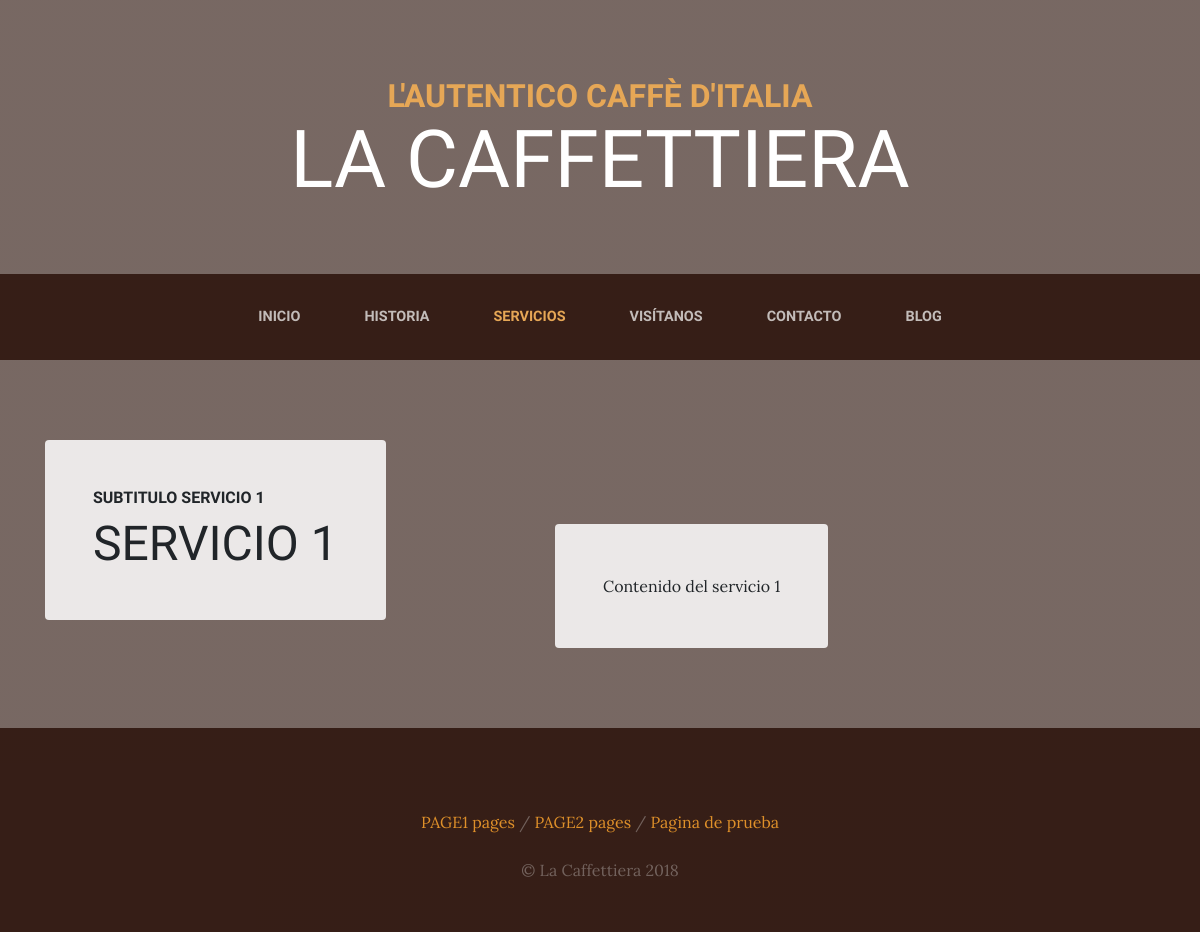
Page /services/ on the committed database.
### app0Bservices/models.py (models this page shows, shortened)
class Service(models.Model):
    title = models.CharField(max_length=200, verbose_name="Titulo")
    subtitle= models.CharField(max_length=200, verbose_name="Subtitulo")
    content = models.TextField(verbose_name="Contenido")
    image = models.ImageField(verbose_name="Imagen", upload_to='services')
    created = models.DateTimeField(auto_now_add=True, verbose_name="Fecha de creacion")
    updated = models.DateTimeField(auto_now=True, verbose_name="Fecha de edicion")
    class Meta:
        verbose_name = 'servicio'
        verbose_name_plural = 'servicios'
        ordering = ['-created']

### pages/models.py (models this page shows, shortened)
class Page(models.Model):
    title = models.CharField(verbose_name="Título", max_length=200)
    content = RichTextField(verbose_name="Contenido")
    order = models.SmallIntegerField(verbose_name="Orden", default=0)
    created = models.DateTimeField(auto_now_add=True, verbose_name="Fecha de creación")
    updated = models.DateTimeField(auto_now=True, verbose_name="Fecha de edición")
    class Meta:
        verbose_name = "página"
        verbose_name_plural = "páginas"
        ordering = ['order', 'title']

### app0Bservices/views.py (the view)
# urls.py: path('',views.services, name="services"),
def services(request):
    services = Service.objects.all()
    return render(request, "services.html",
                    {'services':services})

### app0Bsocial/processors.py (called while the page is built)
def contex_dict(request):
    context = {}
    links = Link.objects.all()
    for link in links:
        context[link.key] = link.url
    return context

### pages/templatetags/pages_extras.py (called while the page is built)
@register.simple_tag
def get_page_list():
    pages = Page.objects.all()
    return pages

### app0Bservices/templates/services.html (shortened to what this page needs)
{% extends 'core/coffebase.html' %}
{% load static %}
{% block content %}
{%for service in services %}
<section class="page-section">
  <div class="container">
    <div class="product-item">
      <div class="product-item-title d-flex">
        <div class="bg-faded p-5 d-flex mr-auto rounded">
          <h2 class="section-heading mb-0">
            <span class="section-heading-upper">{{service.subtitle}}</span>
            <span class="section-heading-lower">{{service.title}}</span>
          </h2>
        </div>
      </div>
      <div class="product-item-description d-flex ml-auto">
        <div class="bg-faded p-5 rounded">
          <p class="mb-0">{{service.content}}</p>
        </div>
      </div>
    </div>
  </div>
</section>
{% endfor %}
{% endblock %}

### core/templates/core/coffebase.html (shortened to what this page needs)
<!DOCTYPE html>
<html lang="es">
  <head>
    {% load static %}
    <link href="{% static 'core/vendor/bootstrap/css/bootstrap.min.css' %}" rel="stylesheet">
    <link href="{% static 'core/vendor/font-awesome/css/font-awesome.min.css' %}" rel="stylesheet" type="text/css">
    <link href="{% static 'core/css/business-casual.css' %}" rel="stylesheet">
  </head>
  <body>
    <h1 class="site-heading text-center text-white d-none d-lg-block">
      <span class="site-heading-upper text-primary mb-3">L'autentico caffè d'italia</span>
      <span class="site-heading-lower">La Caffettiera</span>
    </h1>
    <nav class="navbar navbar-expand-lg navbar-dark py-lg-4" id="mainNav">
      <div class="container">
        <div class="collapse navbar-collapse" id="navbarResponsive">
          <ul class="navbar-nav mx-auto">
            <li class="nav-item {% if request.path == '/'%} active {% endif %} px-lg-4">
              <a class="nav-link text-uppercase text-expanded" href="{% url 'coffehome' %}">Inicio</a>
            </li>
            <li class="nav-item px-lg-4 {% if request.path == '/about/'%} active {% endif %}">
              <a class="nav-link text-uppercase text-expanded" href="{% url 'coffeabout' %}">Historia</a>
            </li>
            <li class="nav-item px-lg-4 {% if request.path == '/services/'%} active {% endif %}">
              <a class="nav-link text-uppercase text-expanded" href="{% url 'services' %}">Servicios</a>
            </li>
            <li class="nav-item px-lg-4 {% if request.path == '/store/'%} active {% endif %}">
              <a class="nav-link text-uppercase text-expanded" href="{% url 'coffestore' %}">Visítanos</a>
            </li>
            <li class="nav-item px-lg-4 {% if request.path == '/contact/'%} active {% endif %}">
              <a class="nav-link text-uppercase text-expanded" href="{% url 'coffecontact' %}">Contacto</a>
            </li>
            <li class="nav-item px-lg-4 {% if request.path|slice:":6" == '/blog/'%} active {% endif %}" >
              <a class="nav-link text-uppercase text-expanded" href="{% url 'blog' %}">Blog</a>
            </li>
          </ul>
        </div>
      </div>
    </nav>
    {% block content %} {% endblock %}
    <footer class="footer text-faded text-center py-5">
      <div class="container">
        <p class="m-0 mbt">
          {% load pages_extras %}
          {% get_page_list as pagelist %}
          {% for page in pagelist %}
            <a href="{% url 'page' page.id  %}" class="link"> {{page.title}} </a>
            {% if not forloop.last %} / {% endif %}
          {%endfor%}
		</p>
        <p class="m-0 mbt1">&copy; La Caffettiera 2018</p>
      </div>
	</footer>
  </body>
</html>

### core/static/core/css/business-casual.css (style rules this page uses)
body { font-family: 'Lora'; background: linear-gradient(rgba(47, 23, 15, 0.65), rgba(47, 23, 15, 0.65)), url("../img/bg.jpg"); background-attachment: fixed; background-position: center; background-size: cover; }
h1, h2, h3, h4, h5, h6 { font-family: 'Raleway'; }
p { line-height: 1.75; }
.text-faded { color: rgba(255, 255, 255, 0.3); }
.site-heading { margin-top: 5rem; margin-bottom: 5rem; text-transform: uppercase; line-height: 1; font-family: 'Raleway'; }
.site-heading .site-heading-upper { display: block; font-size: 2rem; font-weight: 800; }
.site-heading .site-heading-lower { font-size: 5rem; font-weight: 100; line-height: 4rem; }
.page-section { margin-top: 5rem; margin-bottom: 5rem; }
.section-heading { text-transform: uppercase; }
.section-heading .section-heading-upper { display: block; font-size: 1rem; font-weight: 800; padding-bottom:.5rem; }
.section-heading .section-heading-lower { display: block; font-size: 3rem; font-weight: 100; }
.bg-faded { background-color: rgba(255, 255, 255, 0.85); }
#mainNav { background-color: rgba(47, 23, 15, 0.9); font-family: 'Raleway'; }
#mainNav .navbar-nav .nav-item .nav-link { color: rgba(255, 255, 255, 0.7); font-weight: 800; }
#mainNav .navbar-nav .nav-item.active .nav-link { color: #e6a756; }
@media (min-width: 992px) { #mainNav .navbar-nav .nav-item .nav-link { font-size: 0.9rem; } }
@media (min-width: 992px) { .product-item .product-item-title { position: relative; z-index: 1; margin-bottom: -3rem; } }
@media (min-width: 992px) { .product-item .product-item-description { position: relative; z-index: 1; margin-top: -3rem; max-width: 50vw; } }
.footer { background-color: rgba(47, 23, 15, 0.9); }
.text-primary { color: #e6a756 !important; }
.mbt { padding-top: 2rem; }
.mbt1 { padding-top: 1.25rem; }
a.link { color: #df902a; }

### rows in the picture
Service: subtitle "SUBTITULO SERVICIO 1", title "SERVICIO 1", content "Contenido del servicio 1"
Page: title "PAGE1 pages"
Page: title "PAGE2 pages"
Page: title "Pagina de prueba"
